Frame 1 (no input): blank canvas, image omitted
Frame 60 (no input): blank canvas, image omitted
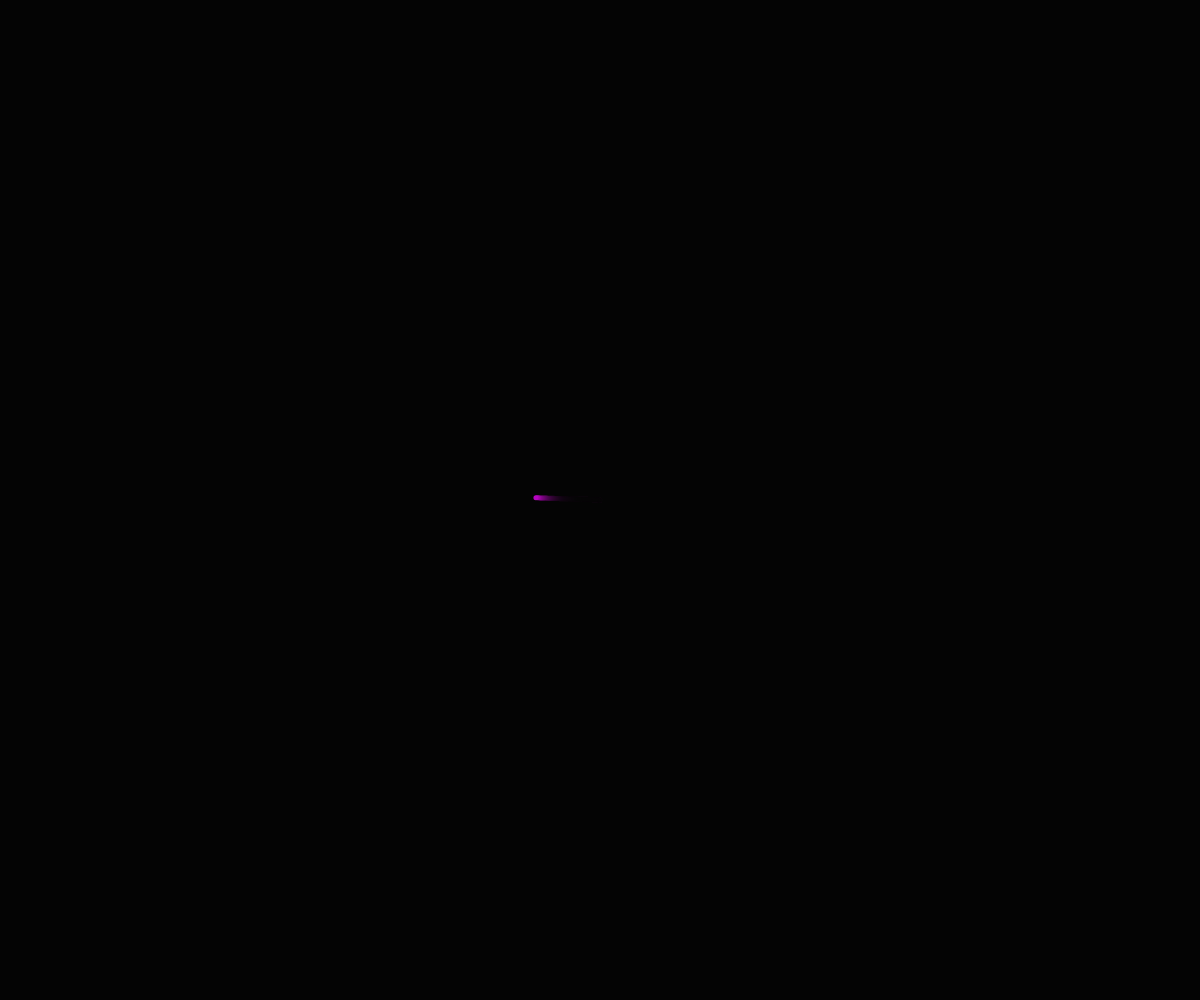
Frame 120 (the mouse pressed at the canvas centre since frame 60)

The p5.js sketch whose frames 1 and 60 were blank and that drew this single picture after the mouse press (run headless with seeded random() and noise() and a simulated clock; from frame 60 on, the mouse is pressed at the canvas centre):

// p5.js sketch
// ── sketch.js
// Object_Object Interaction
// Ayeman Islam
// March 25/26
//
 
// Global Variables
let nodes = [];
let reach = 150;

function setup() {
  createCanvas(windowWidth, windowHeight);
}

function draw() {
  background(0,25);
  //if no deletions, loop by item
  for(let n of nodes){
    //n.connect();
    n.move();
    n.connect(nodes);
    n.display();
  }
}


function mousePressed(){
  if(mouseButton === "center"){
    for(let i = 0; i <50; i++){
      let x = random(-50,50);
      let y = random(-50,50);
      nodes.push(new csNode(mouseX+x, mouseY+y));
    }  
  }
  if(mouseButton === "left"){
    let n = new csNode(mouseX, mouseY);
    nodes.push(n);
  }
}

class csNode{
  //1. Constructor
  constructor(x,y){
    //properties related to pos/display
    this.x = x; this.y = y; this.size = 5;
    this.c = color(random(255), random(25), random(255));

    //properties related to movement
    this.xTime = random(100); this.yTime = random(100);
    this.timeShift = 0.01; this.maxSpeed = 5;
  }

  //2. Class Methods
  display(){
    fill(this.c);
    noStroke();
    circle(this.x, this.y, this.size);
  }

  move(){
    //use perline noise for xy movement
    let xSpeed =  noise(this.xTime); //0-1 normalized value
    xSpeed = map(xSpeed, 0, 1, -this.maxSpeed, this.maxSpeed);
    this.xTime  += this.timeShift;

    this.x += xSpeed;
    if(this.x < 0) this.x = width;
    else if (this.x > width) this.x = 0;


    let ySpeed = noise(this.yTime);
    ySpeed = map(ySpeed, 0, 1, -this.maxSpeed, this.maxSpeed);
    this.y += this.timeShift;

    this.y += ySpeed;
    if(this.y < 0) this.y = height;
    else if (this.y > height) this.y = 0;
  }

  connect(nodeArray){
    //check if the current pioint is close to any other
    //csNode, and if so join with a line

    stroke(this.c);
    for(let n of nodeArray){
      //this.x, this.y   n.x, n.y
      if(n !== this){ //don't compare to yourself
        let d = dist(this.x, this.y, n.x, n.y);
        if(d < reach){// the two nodes ARE close
          line(this.x, this.y, n.x, n.y);
        }
      }
    }
  }

}
